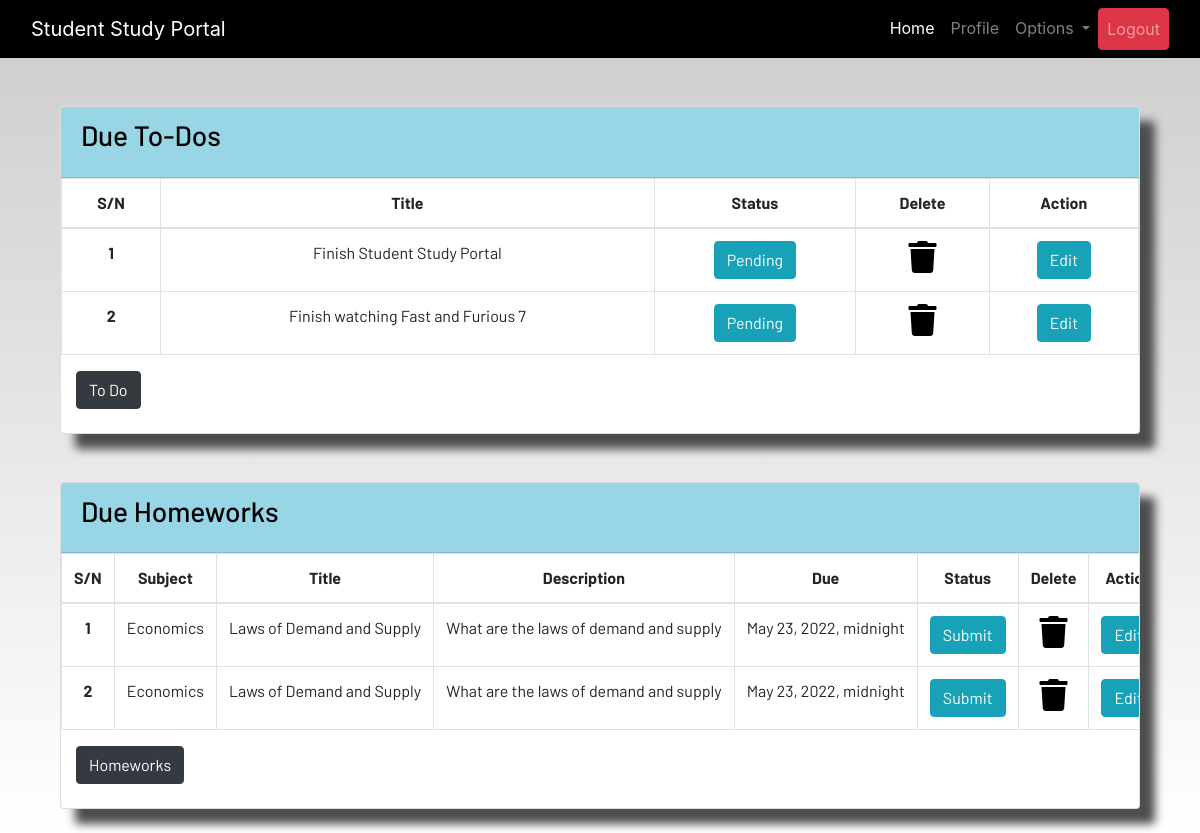
The app's page /profile (signed in) with its own data.
### dashboard/models.py (models this page shows, shortened)
class ToDo(models.Model):
    user = models.ForeignKey(User, on_delete=models.CASCADE)
    title = models.CharField(_('ToDo'),max_length=100)
    due = models.DateTimeField()
    is_finished = models.BooleanField(default=False)
    class Meta:
        verbose_name = "ToDo"
        verbose_name_plural = "ToDo"

class Homework(models.Model):
    user = models.ForeignKey(User, on_delete=models.CASCADE)
    subject = models.CharField(_('Subject'),max_length=50)
    title = models.CharField(_('Title'),max_length=100)
    description = models.TextField()
    due = models.DateTimeField()
    is_finished = models.BooleanField(default=False)
    class Meta:
        verbose_name = "Homework"
        verbose_name_plural = "Homeworks"

### dashboard/views.py (the view)
# urls.py: path('profile', views.profile, name='profile'),
@login_required
def profile(request):
    homeworks = Homework.objects.filter(is_finished=False, user=request.user)
    todos = ToDo.objects.filter(is_finished=False, user=request.user)
    if len(homeworks) == 0:
        homework_done = True
    else:
        homework_done = False
    if len(todos) == 0:
        todos_done = True
    else:
        todos_done = False
    data = {
        'homeworks':homeworks,
        'todos':todos,
        'homework_done':homework_done,
        'todos_done':todos_done
    }
    return render(request, 'dashboard/profile.html', data)

### dashboard/templates/dashboard/profile.html (shortened to what this page needs)
{% extends 'dashboard/base.html' %}
{% load static %}
{% load crispy_forms_tags%}
{% block content %}
<div class="container">
    <section class="content">
        <div class="container-fluid">
            <div class="row">
                <div class="col-md-12">
                    <div class="card">
                        <div class="card-header">
                            <h3 class="card-title">Due To-Dos</h3>
                        </div>
                        <div class="card-body table-responsive p-0">
                            {% if not todo_done %}
                            <table class="table table-hover text-nowrap table-bordered">
                                <thead style="text-align:center">
                                    <tr>
                                        <th scope="col">S/N</th>
                                        <th scope="col">Title</th>
                                        <th scope="col">Status</th>
                                        <th scope="col">Delete</th>
                                        <th scope="col">Action</th>
                                    </tr>
                                </thead>
                                <tbody style="text-align: center;">
                                    {% for todo in todos %}
                                    <tr>
                                        <th scope="row">{{forloop.counter}}</th>
                                        <td>{{todo.title}}</td>
                                        <td>
                                            <a href="{% url 'update-todo' todo.id %">
                                                <div>
                                                    {% if todo.is_finished == True %}
                                                    <button class="btn btn-info">Pending</button>
                                                    {% endif %}
                                                </div>
                                            </a>
                                        </td>
                                        <td>
                                            <a href="{% url 'delete-todo' todo.id %}"><i
                                                    class="fa fa-trash fa-2x"></i></a>
                                        </td>
                                        <td><a href="#" class="btn btn-info">Edit</button></a>
                                    </tr>
                                </tbody>
                            </table>
                            {% else %}
                            <div class="container">
                                <a href="{% url 'todo' %}" class="btn btn-dark">To Do</a>
                            </div>
                            <br>
                        </div>
                    </div>
                </div>
            </div>
        </div>
    </section>
</div>
<br><br>
<div class="container">
    <section class="content">
        <div class="container-fluid">
            <div class="row">
                <div class="col-md-12">
                    <div class="card">
                        <div class="card-header">
                            <h3 class="card-title">Due Homeworks</h3>
                        </div>
                        <div class="card-body table-responsive p-0">
                            {% if not homework_done %}
                            <table class="table table-hover text-nowrap table-bordered">
                                <thead style="text-align:center">
                                    <tr>
                                        <th scope="col">S/N</th>
                                        <th scope="col">Subject</th>
                                        <th scope="col">Title</th>
                                        <th scope="col">Description</th>
                                        <th scope="col">Due</th>
                                        <th scope="col">Status</th>
                                        <th scope="col">Delete</th>
                                        <th scope="col">Action</th>
                                    </tr>
                                </thead>
                                <tbody style="text-align: center;">
                                    {% for homework in homeworks %}
                                    <tr>
                                        <th scope="row">{{forloop.counter}}</th>
                                        <td>{{homework.subject}}</td>
                                        <td>{{homework.title}}</td>
                                        <td>{{homework.description}}</td>
                                        <td>{{homework.due}}</td>
                                        <td>
                                            <a href="{% url 'update-homework' homework.id %}">
                                                <div>
                                                    {% if homework.is_finished == True %}
                                                    <button class="btn btn-success">Submitted</button>
                                                    {% else %}
                                                    <button class="btn btn-info">Submit</button>
                                                    {% endif %}
                                                </div>
                                            </a>
                                        </td>
                                        <td><a href="{% url 'delete-homework' homework.id %}"><i
                                                    class="fa fa-trash fa-2x"></i></a></td>
                                        <td><a href="#" class="btn btn-info">Edit</button></a>
                                    </tr>
                                    {% endfor %}
                                </tbody>
                            </table>
                            {% else %}
                            <div class="container" style="text-align: center;">
                                <h3>All homeworks are completed!</h3>
                            </div>
                            {% endif %}
                            <div class="container">
                                <a href="{% url 'homework' %}" class="btn btn-dark">Homeworks</a>
                            </div><br>
                        </div>
                    </div>
                </div>
            </div>
        </div>
    </section>
</div>
{% endblock content %}

### static/css/main.css (style rules this page uses)
html { scroll-behavior: smooth; height: 100%; width: 100%; }
.card { box-shadow: 15px 15px 10px rgb(78, 77, 77); }
a { text-decoration: none !important; color: black; }
.card-header { color: black !important; background: rgb(152, 214, 230) !important; transition: 0.3s ease-in; }
html, body { max-width: 100%; overflow-x: hidden; height: 100%; width: 100%; }
body { background: linear-gradient(rgba(0, 0, 0, 0.2), rgba(255, 255, 255, 0.5)); overflow-x: hidden; background-repeat: no-repeat; }
.card-header { background-color: rgb(133, 204, 231); }
.fa { color: black; }

### records on screen
ToDo: title "Finish Student Study Portal", is_finished "Pending"
ToDo: title "Finish watching Fast and Furious 7", is_finished "Pending"
Homework: subject "Economics", title "Laws of Demand and Supply", description "What are the laws of demand and supply", due "May 23, 2022, midnight", is_finished "Submit"
Homework: subject "Economics", title "Laws of Demand and Supply", description "What are the laws of demand and supply", due "May 23, 2022, midnight", is_finished "Submit"
